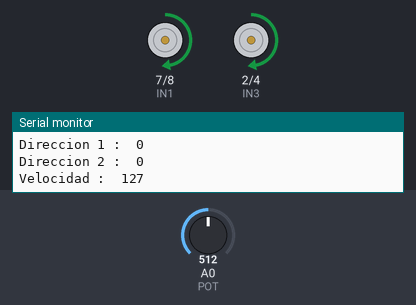
Simulated run of this sketch. Board: Arduino Uno, built with avr-gcc and run on an emulated ATmega328P. Shown: motor-driver pin pairs drawn as motors (green arrow = first pin HIGH = forward, orange = second pin HIGH = backward, longer = more drive, scaled by the enable pin), the last lines printed to the serial monitor. Inputs (shaded band) come from the test bench; at power-on: A0 (POT) = 512.

Above: at 1.2 s.
1.3 s: A0 (POT) set to 6
At 1.7 s:
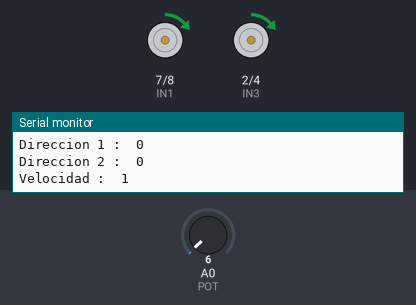
2.8 s: A0 (POT) set to 3
At 3.18 s:
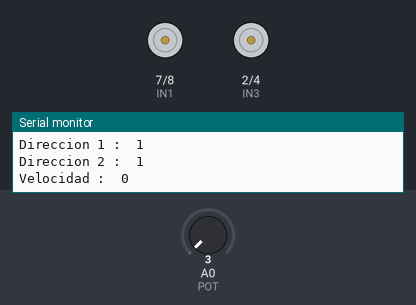
5.8 s: A0 (POT) set to 716
At 6.3 s:
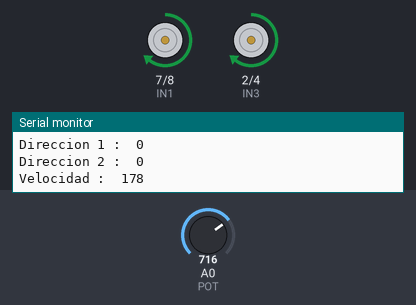
7.3 s: A0 (POT) set to 900
At 8.5 s:
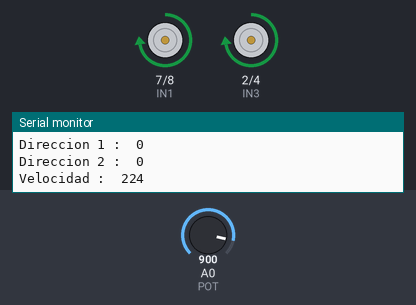
8.8 s: A0 (POT) set to 511
At 9.8 s:
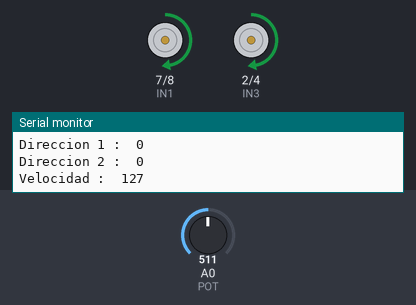
10.3 s: A0 (POT) set to 0
At 10.7 s:
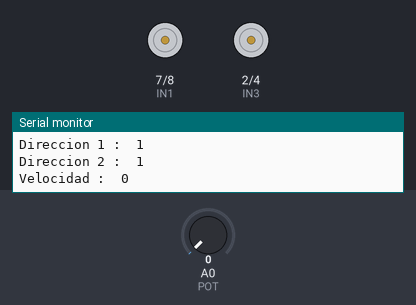
Timing chart, 0 to 13.3 s (numbered marks = the images above; inputs shaded):
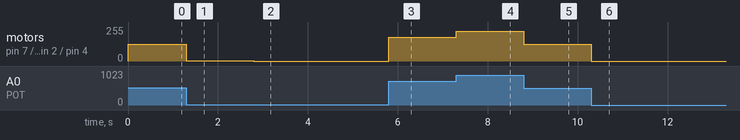

Measured:
- after the input at 1.3 s, motor on pin 7 (IN1) / pin 8 (IN2), motor on pin 2 (IN3) / pin 4 (IN4): forward 127/255 → forward 1/255 at once
- after the input at 2.8 s, motor on pin 7 (IN1) / pin 8 (IN2), motor on pin 2 (IN3) / pin 4 (IN4): forward 1/255 → stopped at once
- after the input at 5.8 s, motor on pin 7 (IN1) / pin 8 (IN2), motor on pin 2 (IN3) / pin 4 (IN4): stopped → forward 178/255 at once
- after the input at 7.3 s, motor on pin 7 (IN1) / pin 8 (IN2), motor on pin 2 (IN3) / pin 4 (IN4): forward 178/255 → forward 224/255 at once
- after the input at 8.8 s, motor on pin 7 (IN1) / pin 8 (IN2), motor on pin 2 (IN3) / pin 4 (IN4): forward 224/255 → forward 127/255 at once
- after the input at 10.3 s, motor on pin 7 (IN1) / pin 8 (IN2), motor on pin 2 (IN3) / pin 4 (IN4): forward 127/255 → stopped at once

The sketch:

Motor_12V_Driver_Pot.ino
```cpp
#define ENA 6
#define ENB 5
#define IN1 7
#define IN2 8
#define IN3 2
#define IN4 4
#define POT A0

unsigned long tiempo1;

bool direccion1=LOW;
bool direccion2=LOW;
bool acelera1=LOW;
bool acelera2=LOW;

void setup() {
  Serial.begin(9600);
  pinMode(ENA, OUTPUT);
  pinMode(ENB, OUTPUT);
  pinMode(IN1, OUTPUT);
  pinMode(IN2, OUTPUT);
  pinMode(IN3, OUTPUT);
  pinMode(IN4, OUTPUT);
}

int i=0;
int j=0;
int vel=0;

void loop() {

  vel = map(analogRead(POT),0,1023,0,255);
   analogWrite(ENA, vel);
   analogWrite(ENB, vel);


  if(direccion1==LOW){
    digitalWrite(IN1, HIGH);
    digitalWrite(IN2, LOW);
  }else{
    digitalWrite(IN1, LOW);
    digitalWrite(IN2, HIGH);
    }

  if(direccion2==LOW){
    digitalWrite(IN3, HIGH);
    digitalWrite(IN4, LOW);
  }else{
    digitalWrite(IN3, LOW);
    digitalWrite(IN4, HIGH);
    }

  if(millis()>tiempo1 + 300){
    tiempo1 = millis();

    if(vel==0){
    direccion1= !direccion1;
    direccion2=!direccion2;
    }

    Serial.print("Direccion 1 :\t");
    Serial.println(direccion1);
    Serial.print("Direccion 2 :\t");
    Serial.println(direccion2);
    Serial.print("Velocidad :\t");
    Serial.println(vel);
    }

}
```
